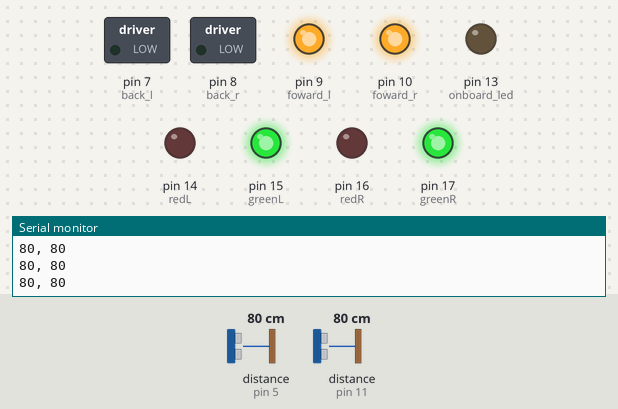
Simulated run of this sketch. Board: Arduino Uno, built with avr-gcc and run on an emulated ATmega328P. Parts: switched loads named in the sketch (green lamp = pin HIGH), output pins drawn as LEDs (lit = HIGH), the last lines printed to the serial monitor. Wiring (inferred from the names in the program): 2 × ultrasonic range finder: trigger pin 6, echo pin 5 / trigger pin 12, echo pin 11. Dashed ring = blinking. The test bench sets the inputs (shaded band); at power-on: distance to the obstacle (sensors on pin 5, pin 11) 80 cm. The echo pulse lasts 58.3 µs per cm; random numbers use the default seed unless the sketch sets one; pins used as bus, display or sensor lines are not drawn.

Above: at 1.2 s.
1.3 s: distance to the obstacle (sensor on pin 5) set to 64 cm
2.8 s: distance to the obstacle (sensor on pin 5) set to 56 cm
At 3.13 s:
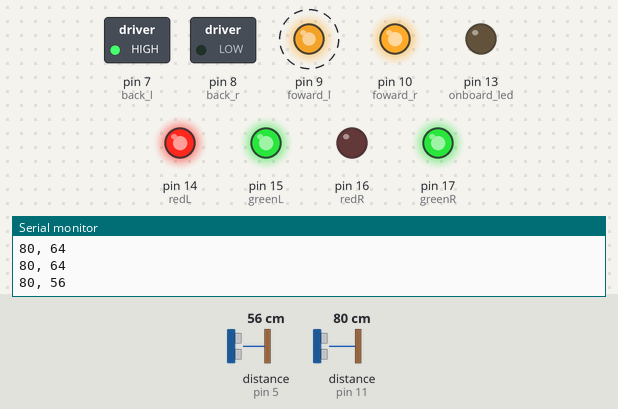
5.8 s: distance to the obstacle (sensor on pin 11) set to 62 cm
8.8 s: distance to the obstacle (sensor on pin 11) set to 55 cm
At 9.4 s:
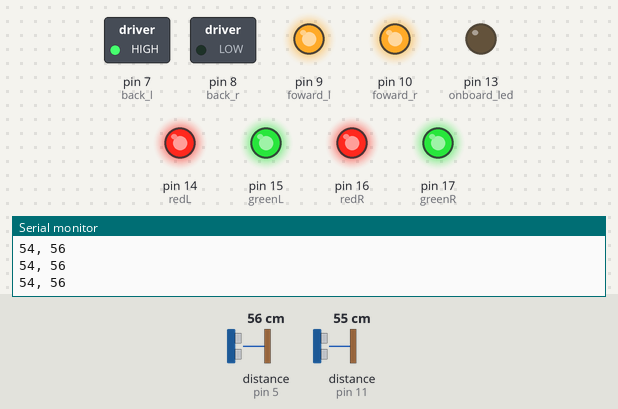
10.5 s: distance to the obstacle (sensor on pin 5) set to 2 cm
At 11.9 s:
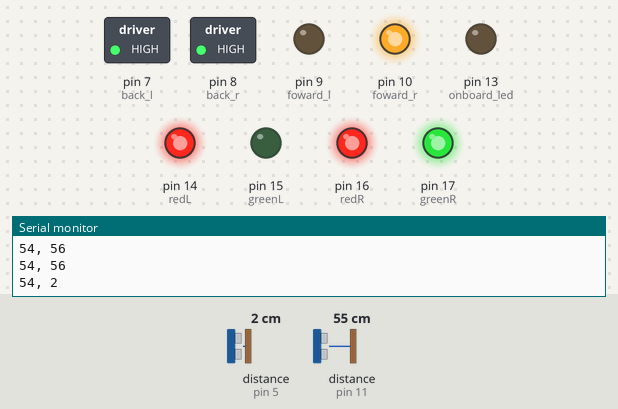
Timing chart, 0 to 13.5 s (numbered marks = the images above; inputs shaded):
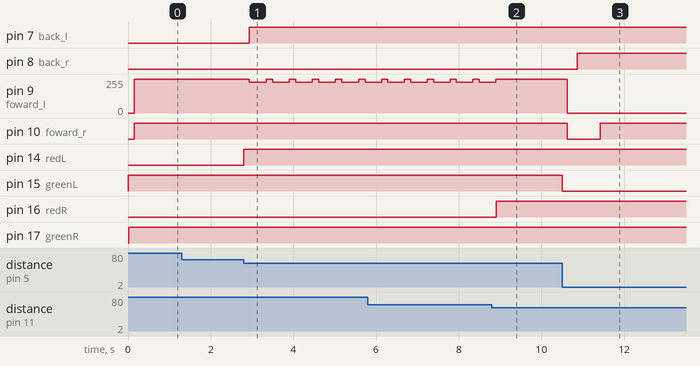

The sketch:

autic_v2.ino
```cpp
#include <stdlib.h>


const int trigPinL = 6;
const int echoPinL = 5;
const int trigPinR= 12;
const int echoPinR = 11;

const int foward_l = 9;
const int foward_r = 10;
const int back_l = 7;
const int back_r = 8;

const int redR = 16;
const int greenR = 17;
const int redL = 14;
const int greenL = 15;

void setup() {
  pinMode(back_r, OUTPUT);
  pinMode(back_l, OUTPUT);
  pinMode(foward_r, OUTPUT);
  pinMode(foward_l, OUTPUT);

  pinMode(redR, OUTPUT);
  pinMode(greenR, OUTPUT);
  pinMode(redL, OUTPUT);
  pinMode(greenL, OUTPUT);

  Serial.begin(115200);
  //pinMode(6, INPUT);     //ir

  pinMode(13, OUTPUT);    //onboard led

}

void loop() {
  //drive(100);

  lights();
  int dR = distR();
  delay(100);
  int dL = distL();
  Serial.print(dR);
  Serial.print(", ");
  Serial.print(dL);
  Serial.println();
  if(dR < 30 or dL < 30){
    int s = rand();
    brake();

    drive(-100);
    delay(550);
    lights();
    if (s % 2 == 0) {
      leftMotor(100);
      rightMotor(-100);
    }
    else {
      rightMotor(100);
      leftMotor(-100);
    }
    while(distL() <= 85 or distR() <= 85);
    lights();
    delay(rand()%200 + 100);
    lights();
    brake();
  }
  if(distR() < 60 and distL() < 60){
    //int s = rand();
    drive(75);
    /*
     if (s % 2 == 0) {
      leftMotor(100);
      rightMotor(0);
    }
    else {
      leftMotor(0);
      rightMotor(100);
    }
    delay(400);
    */
  }
  else if(distR() < 60){
    leftMotor(100);
    rightMotor(-10);
    delay(400);
  }
  else if(distL() < 60){
    leftMotor(-10);
    rightMotor(100);
    delay(400);
  }
  //else if(distR() < 30

  drive(100);

  lights();


  /*
  for(int i = -100; i <= 100; i++){
    drive(i);
    delay(50);
  }
  for(int i = 100; i >= -100; i--){
    drive(i);
    delay(50);
  }
  */


}


void leftMotor(int percent){
  int power = (percent * 255)/100;
  if(power >= 0){
    if(digitalRead(back_l == HIGH)){
      digitalWrite(back_l, LOW);
      //delay(150);
    }
    analogWrite(foward_l, power);
  }
  else{
    digitalWrite(back_l, HIGH);
    analogWrite(foward_l, 255+power);
  }
}
void rightMotor(int percent){
  int power = (percent * 255)/100;
  if(power >= 0){
    if(digitalRead(back_r == HIGH)){
      digitalWrite(back_r, LOW);
      //delay(150);
    }
    analogWrite(foward_r, power);
  }
  else{
    digitalWrite(back_r, HIGH);
    analogWrite(foward_r, 255+power);
  }
}

void lights(){

  if(distL() < 30){
    digitalWrite(greenL, LOW);
    digitalWrite(redL, HIGH);
  }
  else if(distL() < 60){
    digitalWrite(greenL, HIGH);
    digitalWrite(redL, HIGH);
  }
  else{
    digitalWrite(greenL, HIGH);
    digitalWrite(redL, LOW);
  }


  if(distR() < 30){
    digitalWrite(greenR, LOW);
    digitalWrite(redR, HIGH);
  }
  else if(distR() < 60){
    digitalWrite(greenR, HIGH);
    digitalWrite(redR, HIGH);
  }
  else{
    digitalWrite(greenR, HIGH);
    digitalWrite(redR, LOW);
  }

}

void drive(int power){
  rightMotor(power);
  leftMotor(power);
}
void brake(){
  leftMotor(0);
  rightMotor(0);
  delay(250);
}


int distR(){
  int duration, cm;

  pinMode(trigPinR, OUTPUT);
  digitalWrite(trigPinR, LOW);
  delayMicroseconds(2);
  digitalWrite(trigPinR, HIGH);
  delayMicroseconds(5);
  digitalWrite(trigPinR, LOW);

  pinMode(echoPinR, INPUT);
  duration = pulseIn(echoPinR, HIGH, 300*2*29);

  cm = microsecondsToCentimeters(duration);
  return cm;
}
int distL(){
  int duration, cm;

  pinMode(trigPinL, OUTPUT);
  digitalWrite(trigPinL, LOW);
  delayMicroseconds(2);
  digitalWrite(trigPinL, HIGH);
  delayMicroseconds(5);
  digitalWrite(trigPinL, LOW);

  pinMode(echoPinL, INPUT);
  duration = pulseIn(echoPinL, HIGH, 300*2*29);

  cm = microsecondsToCentimeters(duration);
  return cm;
}

long microsecondsToCentimeters(long microseconds) {
  if(microseconds == 0) return 1000;
  return microseconds / 29 / 2;
}
```

Measured:
- the behaviour switches between 60 and 59 cm on distance to the obstacle (sensor on pin 5) (found by bisection; images 0 and 1)
- the behaviour switches between 60 and 59 cm on distance to the obstacle (sensor on pin 11) (found by bisection; images 1 and 2)
- after the input at 2.8 s, pin 7 (back_l): LOW → HIGH after 0.14 s; pin 9 (foward_l): alternates 255/255 for 0.16 s and 230/255 for 0.40 s, starting after 0.14 s; pin 14 (redL): LOW → HIGH at once
- after the input at 8.8 s, pin 16 (redR): LOW → HIGH after 0.11 s
- after the input at 10.5 s, pin 8 (back_r): LOW → HIGH after 0.37 s; pin 9 (foward_l): 255/255 → 0/255 after 0.12 s; pin 10 (foward_r): HIGH → LOW after 0.12 s, → HIGH 0.81 s later; pin 15 (greenL): HIGH → LOW at once
